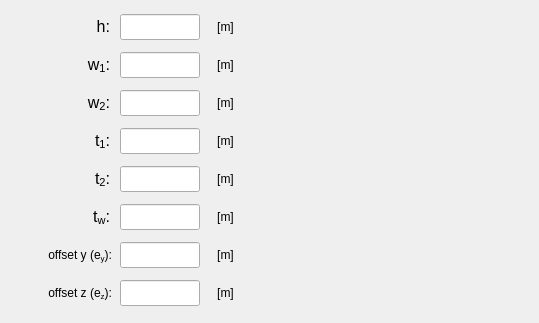
      <widget class="QWidget" name="tab_I_section">
       <attribute name="title">
        <string>I-section</string>
       </attribute>
       <widget class="QLabel" name="label_10">
        <property name="geometry">
         <rect>
          <x>280</x>
          <y>4</y>
          <width>250</width>
          <height>310</height>
         </rect>
        </property>
        <property name="text">
         <string/>
        </property>
        <property name="pixmap">
         <pixmap>../../../figures/I_profile.PNG</pixmap>
        </property>
        <property name="scaledContents">
         <bool>true</bool>
        </property>
       </widget>
       <widget class="QLabel" name="label_84">
        <property name="geometry">
         <rect>
          <x>20</x>
          <y>204</y>
          <width>90</width>
          <height>26</height>
         </rect>
        </property>
        <property name="minimumSize">
         <size>
          <width>90</width>
          <height>26</height>
         </size>
        </property>
        <property name="maximumSize">
         <size>
          <width>90</width>
          <height>26</height>
         </size>
        </property>
        <property name="text">
         <string>&lt;html&gt;&lt;head/&gt;&lt;body&gt;&lt;p align=&quot;right&quot;&gt;&lt;span style=&quot; font-size:12pt;&quot;&gt;t&lt;/span&gt;&lt;span style=&quot; font-size:12pt; vertical-align:sub;&quot;&gt;w&lt;/span&gt;&lt;span style=&quot; font-size:12pt;&quot;&gt;:&lt;/span&gt;&lt;/p&gt;&lt;/body&gt;&lt;/html&gt;</string>
        </property>
        <property name="alignment">
         <set>Qt::AlignCenter</set>
        </property>
       </widget>
       <widget class="QLineEdit" name="lineEdit_offsetz_I_section">
        <property name="geometry">
         <rect>
          <x>120</x>
          <y>280</y>
          <width>80</width>
          <height>26</height>
         </rect>
        </property>
        <property name="minimumSize">
         <size>
          <width>80</width>
          <height>26</height>
         </size>
        </property>
        <property name="maximumSize">
         <size>
          <width>80</width>
          <height>26</height>
         </size>
        </property>
        <property name="font">
         <font>
          <family>Arial</family>
          <pointsize>11</pointsize>
          <weight>75</weight>
          <italic>true</italic>
          <bold>true</bold>
         </font>
        </property>
        <property name="focusPolicy">
         <enum>Qt::StrongFocus</enum>
        </property>
        <property name="styleSheet">
         <string notr="true">color: rgb(255, 0, 0);</string>
        </property>
        <property name="alignment">
         <set>Qt::AlignCenter</set>
        </property>
       </widget>
       <widget class="QLabel" name="label_139">
        <property name="geometry">
         <rect>
          <x>208</x>
          <y>280</y>
          <width>35</width>
          <height>26</height>
         </rect>
        </property>
        <property name="minimumSize">
         <size>
          <width>35</width>
          <height>26</height>
         </size>
        </property>
        <property name="maximumSize">
         <size>
          <width>35</width>
          <height>26</height>
         </size>
        </property>
        <property name="text">
         <string>[m]</string>
        </property>
        <property name="alignment">
         <set>Qt::AlignCenter</set>
        </property>
       </widget>
       <widget class="QLabel" name="label_76">
        <property name="geometry">
         <rect>
          <x>20</x>
          <y>90</y>
          <width>90</width>
          <height>26</height>
         </rect>
        </property>
        <property name="minimumSize">
         <size>
          <width>90</width>
          <height>26</height>
         </size>
        </property>
        <property name="maximumSize">
         <size>
          <width>90</width>
          <height>26</height>
         </size>
        </property>
        <property name="text">
         <string>&lt;html&gt;&lt;head/&gt;&lt;body&gt;&lt;p align=&quot;right&quot;&gt;&lt;span style=&quot; font-size:12pt;&quot;&gt;w&lt;/span&gt;&lt;span style=&quot; font-size:12pt; vertical-align:sub;&quot;&gt;2&lt;/span&gt;&lt;span style=&quot; font-size:12pt;&quot;&gt;:&lt;/span&gt;&lt;/p&gt;&lt;/body&gt;&lt;/html&gt;</string>
        </property>
        <property name="alignment">
         <set>Qt::AlignCenter</set>
        </property>
       </widget>
       <widget class="QLabel" name="label_140">
        <property name="geometry">
         <rect>
          <x>208</x>
          <y>242</y>
          <width>35</width>
          <height>26</height>
         </rect>
        </property>
        <property name="minimumSize">
         <size>
          <width>35</width>
          <height>26</height>
         </size>
        </property>
        <property name="maximumSize">
         <size>
          <width>35</width>
          <height>26</height>
         </size>
        </property>
        <property name="text">
         <string>[m]</string>
        </property>
        <property name="alignment">
         <set>Qt::AlignCenter</set>
        </property>
       </widget>
       <widget class="QLineEdit" name="lineEdit_height_I_section">
        <property name="geometry">
         <rect>
          <x>120</x>
          <y>14</y>
          <width>80</width>
          <height>26</height>
         </rect>
        </property>
        <property name="minimumSize">
         <size>
          <width>0</width>
          <height>26</height>
         </size>
        </property>
        <property name="maximumSize">
         <size>
          <width>80</width>
          <height>26</height>
         </size>
        </property>
        <property name="sizeIncrement">
         <size>
          <width>80</width>
          <height>26</height>
         </size>
        </property>
        <property name="font">
         <font>
          <family>Arial</family>
          <pointsize>11</pointsize>
          <weight>75</weight>
          <italic>true</italic>
          <bold>true</bold>
         </font>
        </property>
        <property name="focusPolicy">
         <enum>Qt::StrongFocus</enum>
        </property>
        <property name="styleSheet">
         <string notr="true">color: rgb(255, 0, 0);</string>
        </property>
        <property name="alignment">
         <set>Qt::AlignCenter</set>
        </property>
       </widget>
       <widget class="QLabel" name="label_74">
        <property name="geometry">
         <rect>
          <x>20</x>
          <y>128</y>
          <width>90</width>
          <height>26</height>
         </rect>
        </property>
        <property name="minimumSize">
         <size>
          <width>90</width>
          <height>26</height>
         </size>
        </property>
        <property name="maximumSize">
         <size>
          <width>90</width>
          <height>26</height>
         </size>
        </property>
        <property name="text">
         <string>&lt;html&gt;&lt;head/&gt;&lt;body&gt;&lt;p align=&quot;right&quot;&gt;&lt;span style=&quot; font-size:12pt;&quot;&gt;t&lt;/span&gt;&lt;span style=&quot; font-size:12pt; vertical-align:sub;&quot;&gt;1&lt;/span&gt;&lt;span style=&quot; font-size:12pt;&quot;&gt;:&lt;/span&gt;&lt;/p&gt;&lt;/body&gt;&lt;/html&gt;</string>
        </property>
        <property name="alignment">
         <set>Qt::AlignCenter</set>
        </property>
       </widget>
       <widget class="QLabel" name="label_141">
        <property name="geometry">
         <rect>
          <x>208</x>
          <y>90</y>
          <width>35</width>
          <height>26</height>
         </rect>
        </property>
        <property name="minimumSize">
         <size>
          <width>35</width>
          <height>26</height>
         </size>
        </property>
        <property name="maximumSize">
         <size>
          <width>35</width>
          <height>26</height>
         </size>
        </property>
        <property name="text">
         <string>[m]</string>
        </property>
        <property name="alignment">
         <set>Qt::AlignCenter</set>
        </property>
       </widget>
       <widget class="QLineEdit" name="lineEdit_w1_I_section">
        <property name="geometry">
         <rect>
          <x>120</x>
          <y>52</y>
          <width>80</width>
          <height>26</height>
         </rect>
        </property>
        <property name="minimumSize">
         <size>
          <width>0</width>
          <height>24</height>
         </size>
        </property>
        <property name="maximumSize">
         <size>
          <width>80</width>
          <height>26</height>
         </size>
        </property>
        <property name="sizeIncrement">
         <size>
          <width>0</width>
          <height>0</height>
         </size>
        </property>
        <property name="font">
         <font>
          <family>Arial</family>
          <pointsize>11</pointsize>
          <weight>75</weight>
          <italic>true</italic>
          <bold>true</bold>
         </font>
        </property>
        <property name="focusPolicy">
         <enum>Qt::StrongFocus</enum>
        </property>
        <property name="styleSheet">
         <string notr="true">color: rgb(255, 0, 0);</string>
        </property>
        <property name="alignment">
         <set>Qt::AlignCenter</set>
        </property>
       </widget>
       <widget class="QLineEdit" name="lineEdit_offsety_I_section">
        <property name="geometry">
         <rect>
          <x>120</x>
          <y>242</y>
          <width>80</width>
          <height>26</height>
         </rect>
        </property>
        <property name="minimumSize">
         <size>
          <width>80</width>
          <height>26</height>
         </size>
        </property>
        <property name="maximumSize">
         <size>
          <width>80</width>
          <height>26</height>
         </size>
        </property>
        <property name="font">
         <font>
          <family>Arial</family>
          <pointsize>11</pointsize>
          <weight>75</weight>
          <italic>true</italic>
          <bold>true</bold>
         </font>
        </property>
        <property name="focusPolicy">
         <enum>Qt::StrongFocus</enum>
        </property>
        <property name="styleSheet">
         <string notr="true">color: rgb(255, 0, 0);</string>
        </property>
        <property name="alignment">
         <set>Qt::AlignCenter</set>
        </property>
       </widget>
       <widget class="QLabel" name="label_134">
        <property name="geometry">
         <rect>
          <x>208</x>
          <y>204</y>
          <width>35</width>
          <height>26</height>
         </rect>
        </property>
        <property name="minimumSize">
         <size>
          <width>35</width>
          <height>26</height>
         </size>
        </property>
        <property name="maximumSize">
         <size>
          <width>35</width>
          <height>26</height>
         </size>
        </property>
        <property name="text">
         <string>[m]</string>
        </property>
        <property name="alignment">
         <set>Qt::AlignCenter</set>
        </property>
       </widget>
       <widget class="QLineEdit" name="lineEdit_t2_I_section">
        <property name="geometry">
         <rect>
          <x>120</x>
          <y>166</y>
          <width>80</width>
          <height>26</height>
         </rect>
        </property>
        <property name="minimumSize">
         <size>
          <width>0</width>
          <height>24</height>
         </size>
        </property>
        <property name="maximumSize">
         <size>
          <width>80</width>
          <height>26</height>
         </size>
        </property>
        <property name="sizeIncrement">
         <size>
          <width>0</width>
          <height>0</height>
         </size>
        </property>
        <property name="font">
         <font>
          <family>Arial</family>
          <pointsize>11</pointsize>
          <weight>75</weight>
          <italic>true</italic>
          <bold>true</bold>
         </font>
        </property>
        <property name="focusPolicy">
         <enum>Qt::StrongFocus</enum>
        </property>
        <property name="styleSheet">
         <string notr="true">color: rgb(255, 0, 0);</string>
        </property>
        <property name="alignment">
         <set>Qt::AlignCenter</set>
        </property>
       </widget>
       <widget class="QLineEdit" name="lineEdit_t1_I_section">
        <property name="geometry">
         <rect>
          <x>120</x>
          <y>128</y>
          <width>80</width>
          <height>26</height>
         </rect>
        </property>
        <property name="minimumSize">
         <size>
          <width>0</width>
          <height>24</height>
         </size>
        </property>
        <property name="maximumSize">
         <size>
          <width>80</width>
          <height>26</height>
         </size>
        </property>
        <property name="sizeIncrement">
         <size>
          <width>0</width>
          <height>0</height>
         </size>
        </property>
        <property name="font">
         <font>
          <family>Arial</family>
          <pointsize>11</pointsize>
          <weight>75</weight>
          <italic>true</italic>
          <bold>true</bold>
         </font>
        </property>
        <property name="focusPolicy">
         <enum>Qt::StrongFocus</enum>
        </property>
        <property name="styleSheet">
         <string notr="true">color: rgb(255, 0, 0);</string>
        </property>
        <property name="alignment">
         <set>Qt::AlignCenter</set>
        </property>
       </widget>
       <widget class="QLineEdit" name="lineEdit_tw_I_section">
        <property name="geometry">
         <rect>
          <x>120</x>
          <y>204</y>
          <width>80</width>
          <height>26</height>
         </rect>
        </property>
        <property name="minimumSize">
         <size>
          <width>0</width>
          <height>24</height>
         </size>
        </property>
        <property name="maximumSize">
         <size>
          <width>80</width>
          <height>26</height>
         </size>
        </property>
        <property name="sizeIncrement">
         <size>
          <width>0</width>
          <height>0</height>
         </size>
        </property>
        <property name="font">
         <font>
          <family>Arial</family>
          <pointsize>11</pointsize>
          <weight>75</weight>
          <italic>true</italic>
          <bold>true</bold>
         </font>
        </property>
        <property name="focusPolicy">
         <enum>Qt::StrongFocus</enum>
        </property>
        <property name="styleSheet">
         <string notr="true">color: rgb(255, 0, 0);</string>
        </property>
        <property name="alignment">
         <set>Qt::AlignCenter</set>
        </property>
       </widget>
       <widget class="QLabel" name="label_137">
        <property name="geometry">
         <rect>
          <x>22</x>
          <y>242</y>
          <width>90</width>
          <height>26</height>
         </rect>
        </property>
        <property name="minimumSize">
         <size>
          <width>90</width>
          <height>26</height>
         </size>
        </property>
        <property name="maximumSize">
         <size>
          <width>90</width>
          <height>26</height>
         </size>
        </property>
        <property name="text">
         <string>&lt;html&gt;&lt;head/&gt;&lt;body&gt;&lt;p&gt;offset y (e&lt;span style=&quot; vertical-align:sub;&quot;&gt;y&lt;/span&gt;):&lt;/p&gt;&lt;/body&gt;&lt;/html&gt;</string>
        </property>
        <property name="alignment">
         <set>Qt::AlignRight|Qt::AlignTrailing|Qt::AlignVCenter</set>
        </property>
       </widget>
       <widget class="QLabel" name="label_75">
        <property name="geometry">
         <rect>
          <x>20</x>
          <y>52</y>
          <width>90</width>
          <height>26</height>
         </rect>
        </property>
        <property name="minimumSize">
         <size>
          <width>90</width>
          <height>26</height>
         </size>
        </property>
        <property name="maximumSize">
         <size>
          <width>90</width>
          <height>26</height>
         </size>
        </property>
        <property name="text">
         <string>&lt;html&gt;&lt;head/&gt;&lt;body&gt;&lt;p align=&quot;right&quot;&gt;&lt;span style=&quot; font-size:12pt;&quot;&gt;w&lt;/span&gt;&lt;span style=&quot; font-size:12pt; vertical-align:sub;&quot;&gt;1&lt;/span&gt;&lt;span style=&quot; font-size:12pt;&quot;&gt;:&lt;/span&gt;&lt;/p&gt;&lt;/body&gt;&lt;/html&gt;</string>
        </property>
        <property name="alignment">
         <set>Qt::AlignCenter</set>
        </property>
       </widget>
       <widget class="QLabel" name="label_132">
        <property name="geometry">
         <rect>
          <x>22</x>
          <y>280</y>
          <width>90</width>
          <height>26</height>
         </rect>
        </property>
        <property name="minimumSize">
         <size>
          <width>90</width>
          <height>26</height>
         </size>
        </property>
        <property name="maximumSize">
         <size>
          <width>90</width>
          <height>26</height>
         </size>
        </property>
        <property name="text">
         <string>&lt;html&gt;&lt;head/&gt;&lt;body&gt;&lt;p&gt;offset z (e&lt;span style=&quot; vertical-align:sub;&quot;&gt;z&lt;/span&gt;):&lt;/p&gt;&lt;/body&gt;&lt;/html&gt;</string>
        </property>
        <property name="alignment">
         <set>Qt::AlignRight|Qt::AlignTrailing|Qt::AlignVCenter</set>
        </property>
       </widget>
       <widget class="QLabel" name="label_138">
        <property name="geometry">
         <rect>
          <x>208</x>
          <y>128</y>
          <width>35</width>
          <height>26</height>
         </rect>
        </property>
        <property name="minimumSize">
         <size>
          <width>35</width>
          <height>26</height>
         </size>
        </property>
        <property name="maximumSize">
         <size>
          <width>35</width>
          <height>26</height>
         </size>
        </property>
        <property name="text">
         <string>[m]</string>
        </property>
        <property name="alignment">
         <set>Qt::AlignCenter</set>
        </property>
       </widget>
       <widget class="QLabel" name="label_133">
        <property name="geometry">
         <rect>
          <x>208</x>
          <y>52</y>
          <width>35</width>
          <height>26</height>
         </rect>
        </property>
        <property name="minimumSize">
         <size>
          <width>35</width>
          <height>26</height>
         </size>
        </property>
        <property name="maximumSize">
         <size>
          <width>35</width>
          <height>26</height>
         </size>
        </property>
        <property name="text">
         <string>[m]</string>
        </property>
        <property name="alignment">
         <set>Qt::AlignCenter</set>
        </property>
       </widget>
       <widget class="QLineEdit" name="lineEdit_w2_I_section">
        <property name="geometry">
         <rect>
          <x>120</x>
          <y>90</y>
          <width>80</width>
          <height>26</height>
         </rect>
        </property>
        <property name="minimumSize">
         <size>
          <width>0</width>
          <height>24</height>
         </size>
        </property>
        <property name="maximumSize">
         <size>
          <width>80</width>
          <height>26</height>
         </size>
        </property>
        <property name="sizeIncrement">
         <size>
          <width>0</width>
          <height>0</height>
         </size>
        </property>
        <property name="font">
         <font>
          <family>Arial</family>
          <pointsize>11</pointsize>
          <weight>75</weight>
          <italic>true</italic>
          <bold>true</bold>
         </font>
        </property>
        <property name="focusPolicy">
         <enum>Qt::StrongFocus</enum>
        </property>
        <property name="styleSheet">
         <string notr="true">color: rgb(255, 0, 0);</string>
        </property>
        <property name="alignment">
         <set>Qt::AlignCenter</set>
        </property>
       </widget>
       <widget class="QLabel" name="label_77">
        <property name="geometry">
         <rect>
          <x>20</x>
          <y>166</y>
          <width>90</width>
          <height>26</height>
         </rect>
        </property>
        <property name="minimumSize">
         <size>
          <width>90</width>
          <height>26</height>
         </size>
        </property>
        <property name="maximumSize">
         <size>
          <width>90</width>
          <height>26</height>
         </size>
        </property>
        <property name="text">
         <string>&lt;html&gt;&lt;head/&gt;&lt;body&gt;&lt;p align=&quot;right&quot;&gt;&lt;span style=&quot; font-size:12pt;&quot;&gt;t&lt;/span&gt;&lt;span style=&quot; font-size:12pt; vertical-align:sub;&quot;&gt;2&lt;/span&gt;&lt;span style=&quot; font-size:12pt;&quot;&gt;:&lt;/span&gt;&lt;/p&gt;&lt;/body&gt;&lt;/html&gt;</string>
        </property>
        <property name="alignment">
         <set>Qt::AlignCenter</set>
        </property>
       </widget>
       <widget class="QLabel" name="label_78">
        <property name="geometry">
         <rect>
          <x>20</x>
          <y>14</y>
          <width>90</width>
          <height>26</height>
         </rect>
        </property>
        <property name="minimumSize">
         <size>
          <width>90</width>
          <height>26</height>
         </size>
        </property>
        <property name="maximumSize">
         <size>
          <width>90</width>
          <height>26</height>
         </size>
        </property>
        <property name="text">
         <string>&lt;html&gt;&lt;head/&gt;&lt;body&gt;&lt;p align=&quot;right&quot;&gt;&lt;span style=&quot; font-size:12pt;&quot;&gt;h:&lt;/span&gt;&lt;/p&gt;&lt;/body&gt;&lt;/html&gt;</string>
        </property>
        <property name="alignment">
         <set>Qt::AlignCenter</set>
        </property>
       </widget>
       <widget class="QLabel" name="label_142">
        <property name="geometry">
         <rect>
          <x>208</x>
          <y>14</y>
          <width>35</width>
          <height>26</height>
         </rect>
        </property>
        <property name="minimumSize">
         <size>
          <width>35</width>
          <height>26</height>
         </size>
        </property>
        <property name="maximumSize">
         <size>
          <width>35</width>
          <height>26</height>
         </size>
        </property>
        <property name="text">
         <string>[m]</string>
        </property>
        <property name="alignment">
         <set>Qt::AlignCenter</set>
        </property>
       </widget>
       <widget class="QLabel" name="label_136">
        <property name="geometry">
         <rect>
          <x>208</x>
          <y>166</y>
          <width>35</width>
          <height>26</height>
         </rect>
        </property>
        <property name="minimumSize">
         <size>
          <width>35</width>
          <height>26</height>
         </size>
        </property>
        <property name="maximumSize">
         <size>
          <width>35</width>
          <height>26</height>
         </size>
        </property>
        <property name="text">
         <string>[m]</string>
        </property>
        <property name="alignment">
         <set>Qt::AlignCenter</set>
        </property>
       </widget>
      </widget>
